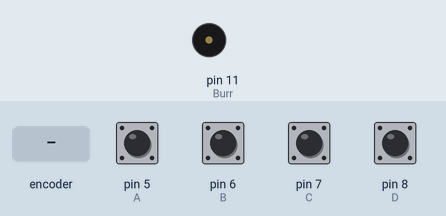
This sketch was run on a simulated Arduino Uno, built with avr-gcc and run on an emulated ATmega328P. Parts: buzzer (waves = sounding). The test bench sets the inputs (shaded band); at power-on: pin 5 (A), pin 6 (B), pin 7 (C), pin 8 (D) HIGH.

Above: at 1.2 s.
1.3 s: rotary encoder on pin 5 (A) / pin 6 (B) turned 3 steps (first pin leading)
At 1.51 s:
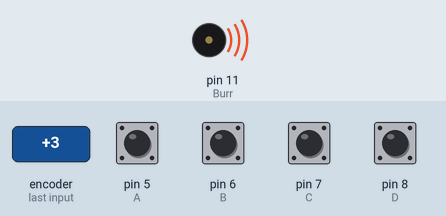
4.3 s: pin 7 (C) pulled LOW for 3.2 s
At 7.9 s:
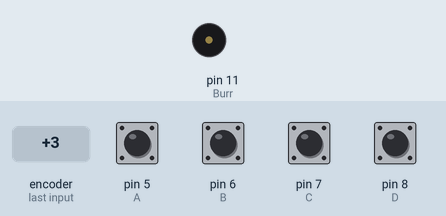
9.0 s: pin 8 (D) pulled LOW for 3.2 s
At 10.2 s:
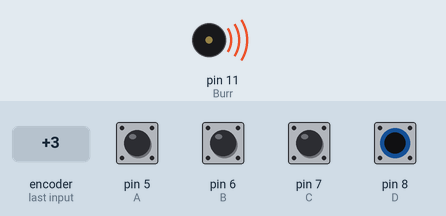
Timing chart, 0 to 13.7 s (numbered marks = the images above; inputs shaded):
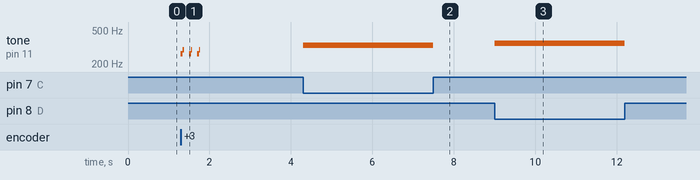

The sketch:

piano.ino
```cpp
#define T_C 262
#define T_D 294
#define T_E 330
#define T_F 349
#define T_G 392
#define T_A 440
#define T_B 493
const int A = 5;
const int B = 6;
const int C = 7;
const int D= 8;
const int Burr = 11;


void setup() {

    pinMode(A, INPUT);
    digitalWrite(A, HIGH);
    pinMode(B, INPUT);
    digitalWrite(B, HIGH);
    pinMode(C, INPUT);
    digitalWrite(C, HIGH);
    pinMode(D, INPUT);
    digitalWrite(D, HIGH);
  }


void loop() {

  while (digitalRead(A) == LOW) {
    tone(Burr,T_C);
  }
  while (digitalRead(B) == LOW) {
    tone(Burr,T_D);
  }
  while (digitalRead(C) == LOW) {
    tone(Burr,T_E);
  }
  while (digitalRead(D) == LOW) {
    tone(Burr,T_F);
  }
  noTone(Burr);
}
```

Measured:
- after the input at 1.3 s, tone on pin 11 (Burr): silent → 262 Hz at once, then repeats every 0.20 s: 294 Hz 0.02 s, silent 0.13 s, 262 Hz 0.05 s, until it stays silent from 1.8 s
- after the input at 4.3 s, tone on pin 11 (Burr): silent → 330 Hz at once, → silent 3.2 s later
- after the input at 9.0 s, tone on pin 11 (Burr): silent → 349 Hz at once, → silent 3.2 s later
